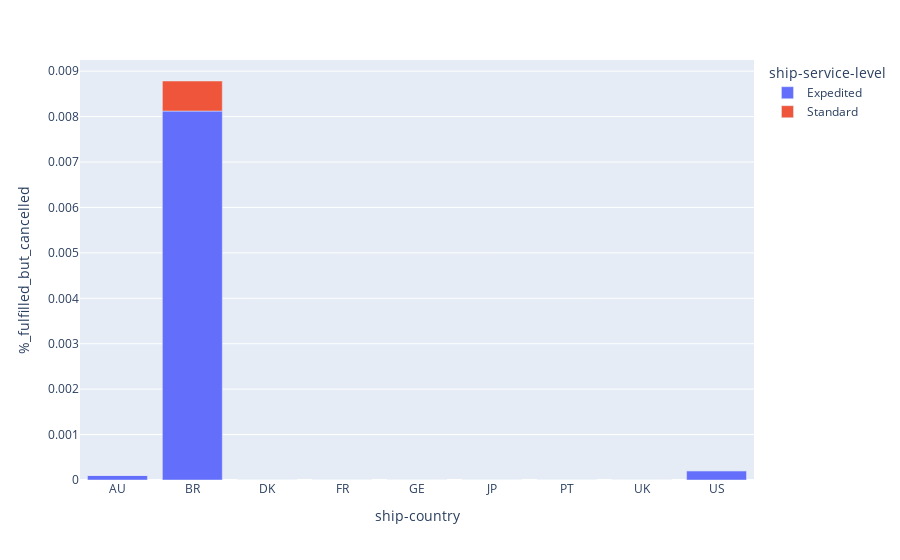

This figure's notebook cell:
### Markdown cell above
Vendas Entregues mas Canceladas por País

### Code cell
fig = px.bar(deliveries, 
             x="ship-country", 
             y="%_fulfilled_but_cancelled", 
             color="ship-service-level", 
             title=""
)
fig.show()

### Figure 1 — Plotly figure (JSON) as saved in the notebook; plotly's stock layout.template omitted (floating-point values rounded to 4 significant figures)
{"data": [{"alignmentgroup": "True", "hovertemplate": "ship-service-level=Expedited<br>ship-country=%{x}<br>%_fulfilled_but_cancelled=%{y}<extra></extra>", "legendgroup": "Expedited", "marker": {"color": "#636efa", "pattern": {"shape": ""}}, "name": "Expedited", "offsetgroup": "Expedited", "orientation": "v", "showlegend": true, "textposition": "auto", "type": "bar", "x": ["AU", "BR", "DK", "FR", "GE", "JP", "PT", "UK", "US"], "xaxis": "x", "y": [0.0001016, 0.008122, 0, 0, 0, 0, 0, 0, 0.0002045], "yaxis": "y"}, {"alignmentgroup": "True", "hovertemplate": "ship-service-level=Standard<br>ship-country=%{x}<br>%_fulfilled_but_cancelled=%{y}<extra></extra>", "legendgroup": "Standard", "marker": {"color": "#EF553B", "pattern": {"shape": ""}}, "name": "Standard", "offsetgroup": "Standard", "orientation": "v", "showlegend": true, "textposition": "auto", "type": "bar", "x": ["AU", "BR", "DK", "FR", "GE", "JP", "PT", "UK", "US"], "xaxis": "x", "y": [0, 0.0006617, 0, 0, 0, 0, 0, 0, 0], "yaxis": "y"}], "layout": {"barmode": "relative", "legend": {"title": {"text": "ship-service-level"}, "tracegroupgap": 0}, "margin": {"t": 60}, "xaxis": {"anchor": "y", "domain": [0, 1], "title": {"text": "ship-country"}}, "yaxis": {"anchor": "x", "domain": [0, 1], "title": {"text": "%_fulfilled_but_cancelled"}}}}
